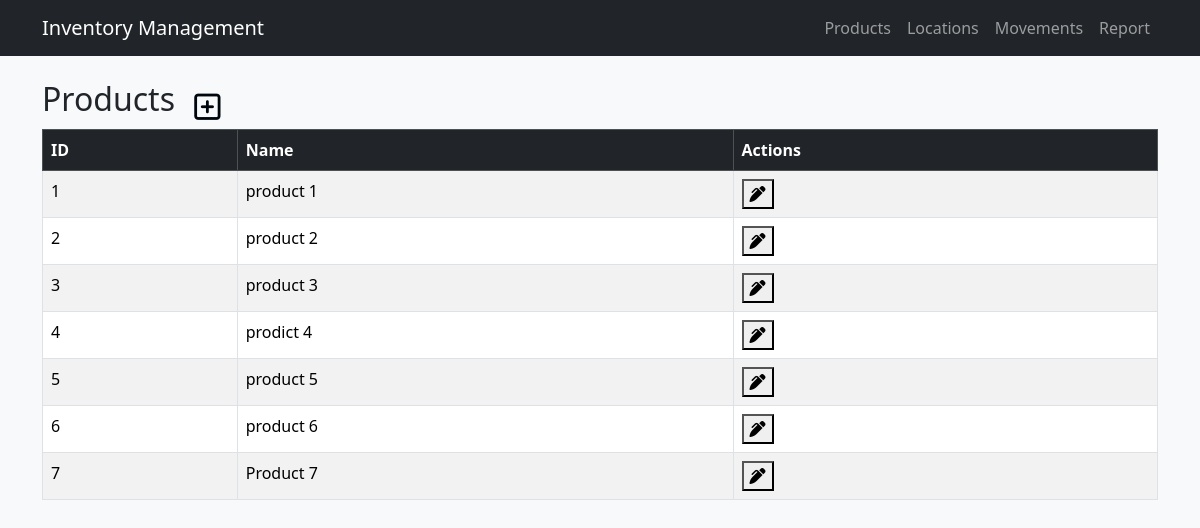
Page /products on the committed database.
### app.py (models this page shows)
class Product(db.Model):
    product_id = db.Column(db.String(50), primary_key=True)
    name = db.Column(db.String(100), nullable=False)

### app.py (the view)
@app.route('/products')
def list_products():
    products = Product.query.all()
    return render_template('products.html', products=products)

### templates/products.html (shortened to what this page needs)
{% extends "base.html" %}
{% block content %}
<link rel="stylesheet" href="https://cdnjs.cloudflare.com/ajax/libs/font-awesome/6.5.0/css/all.min.css">
<h2 style="display: inline-block; margin-right: 15px;">Products</h2>
<a href="#" id="addProductBtn" style="font-size: 30px; color: #00060e; text-decoration: none; vertical-align: middle;" title="Add Product" data-bs-toggle="modal" data-bs-target="#addProductModal">
    <i class="far fa-square-plus"></i>
</a>
<table class="table table-bordered table-striped" border="1" cellpadding="5" id="products-table">
    <thead class="table-dark">
        <tr>
            <th scope="col">ID</th>
            <th scope="col">Name</th>
            <th scope="col">Actions</th>
        </tr>
    </thead>
    <tbody>
    {% for p in products %}
    <tr data-id="{{ p.product_id }}">
        <td>{{ p.product_id }}</td>
        <td class="editable" data-field="name">{{ p.name }}</td>
        <td>
            <button class="edit-btn" title="Edit" style="font-size: 16px;">
                <i class="fas fa-pen-alt"></i>
            </button>
        </td>
    </tr>
    {% endfor %}
    </tbody>
</table>
{% endblock %}

### templates/base.html (shortened to what this page needs)
<!DOCTYPE html>
<html>
<head>
    <link href="https://cdn.jsdelivr.net/npm/bootstrap@5.3.2/dist/css/bootstrap.min.css" rel="stylesheet">
</head>
<body class="bg-light">
    <nav class="navbar navbar-expand-lg navbar-dark bg-dark mb-4">
        <div class="container">
            <a class="navbar-brand" href="#">Inventory Management</a>
            <div class="navbar-nav">
                <a class="nav-link" href="{{ url_for('list_products') }}">Products</a>
                <a class="nav-link" href="{{ url_for('list_locations') }}">Locations</a>
                <a class="nav-link" href="{{ url_for('list_movements') }}">Movements</a>
                <a class="nav-link" href="{{ url_for('report') }}">Report</a>
            </div>
        </div>
    </nav>
    <div class="container">
        {% block content %}{% endblock %}
    </div>
</body>
</html>

### rows in the picture
Product: product_id "1", name "product 1"
Product: product_id "2", name "product 2"
Product: product_id "3", name "product 3"
Product: product_id "4", name "prodict 4"
Product: product_id "5", name "product 5"
Product: product_id "6", name "product 6"
Product: product_id "7", name "Product 7"
